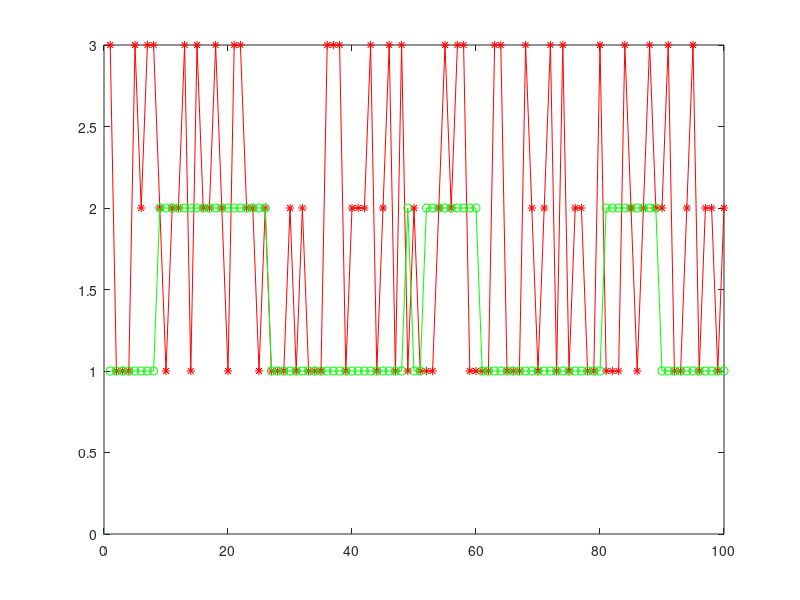

Recreate this plot in MATLAB. (Note: this script raises an error after producing the figure.)
%hidden states A, B 
%trans A-A 0.95, A-B 0.05
%trans B-B 0.9, B-A 0.1

%oberavation data a,b,c
%A:  -a 0.5,-b-c 0.25
%B:  -a-b-c  0.33
trans = [0.95,0.05;
         0.10,0.90];
emis = [1/2,1/4,1/4;
   1/3,1/3,1/3 ];

[seq,states] = hmmgenerate(100,trans,emis);
hold off;
plot(seq,'r*-');
hold on;
plot(0,0);
plot(states,'go-');
[estimateTR,estimateE] = hmmestimate(seq,states)

%[estimateTR,estimateE] = hmmestimate(data,data);
close all;
figure;
t = data;
vc=t;
%fix points
%Find the five points where the mean of the signal changes most significantly.
%findchangepts(t,'MaxNumChanges',20)
%Find the five points where the root-mean-square level of the signal changes most significantly.
%findchangepts(t,'MaxNumChanges',5,'Statistic','rms')
%Find the point where the mean and standard deviation of the signal change the most.
%findchangepts(t,'Statistic','std')
%find points
%Find the points where the signal mean changes most significantly. The 'Statistic' name-value pair is optional in this case. Specify a minimum residual error improvement of 1.
findchangepts(vc,'Statistic','mean','MinThreshold',1550)
%Find the points where the root-mean-square level of the signal changes the most. Specify a minimum residual error improvement of 6.
%findchangepts(vc,'Statistic','rms','MinThreshold',1)
%findchangepts(vc,'Statistic','std','MinThreshold',1050)